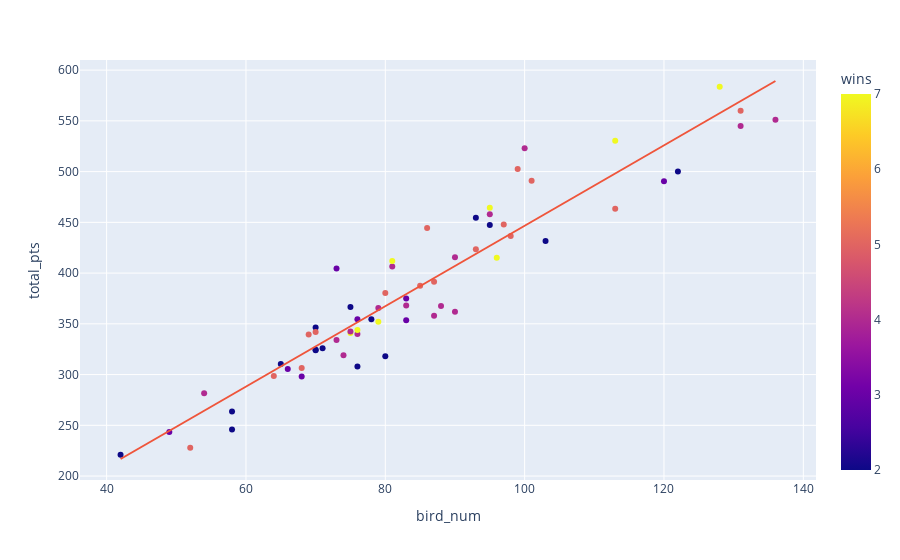

The notebook cell this image was saved under:
### Code cell
# df['win_loss'] = df['win_loss'].astype('category')

fig = px.scatter(df,
              x='bird_num',
              y='total_pts',
              trendline='ols'#,trendline_scope='overall',
              )

results = px.get_trendline_results(fig).px_fit_results.iloc[0].rsquared
print(f"R-Squared Value: {results:.2f}")

fig.show()

### Figure 1 — Plotly figure (JSON) as saved in the notebook; plotly's stock layout.template omitted (floating-point values rounded to 4 significant figures)
{"data": [{"hovertemplate": "bird_num=%{x}<br>total_pts=%{y}<br>wins=%{marker.color}<extra></extra>", "legendgroup": "", "marker": {"color": [2, 5, 3, 4, 7, 2, 5, 4, 3, 2, 5, 2, 5, 4, 4, 7, 4, 3, 2, 4, 2, 7, 5, 5, 2, 5, 5, 2, 3, 4, 7, 4, 2, 4, 4, 2, 5, 5, 3, 7, 3, 7, 2, 4, 2, 4, 5, 5, 2, 5, 4, 3, 5, 7, 2, 4, 2, 5, 4, 4, 3, 7, 2, 5], "coloraxis": "coloraxis", "symbol": "circle"}, "mode": "markers", "name": "", "orientation": "v", "showlegend": false, "type": "scatter", "x": [58, 98, 49, 81, 81, 93, 85, 100, 120, 103, 113, 122, 131, 136, 131, 128, 54, 83, 70, 73, 65, 75, 97, 87, 80, 64, 69, 71, 73, 90, 79, 95, 42, 74, 76, 70, 93, 101, 83, 113, 68, 95, 78, 75, 70, 83, 99, 70, 58, 68, 88, 66, 80, 96, 75, 79, 95, 86, 90, 87, 76, 76, 76, 52], "xaxis": "x", "y": [263.5, 436.5, 243.5, 406.5, 412, 454.5, 387.5, 523, 490.5, 431.5, 463.5, 500, 560, 551, 545, 583.5, 281.5, 353.5, 346.5, 334, 310.5, 341, 448, 391.5, 318, 298.5, 339.5, 326, 404.5, 362, 352, 458, 221, 319, 340, 324.5, 423.5, 491, 375, 530.5, 298, 464.5, 354.5, 342.5, 324, 368, 502.5, 342, 246, 306.5, 367.5, 305.5, 380.5, 415, 366.5, 365.5, 447.5, 444.5, 415.5, 358, 354.5, 344, 308, 228], "yaxis": "y"}, {"hovertemplate": "<b>OLS trendline</b><br>total_pts = 3.96236 * bird_num + 50.398<br>R<sup>2</sup>=0.891776<br><br>bird_num=%{x}<br>total_pts=%{y} <b>(trend)</b><extra></extra>", "legendgroup": "", "marker": {"symbol": "circle"}, "mode": "lines", "name": "", "showlegend": false, "type": "scatter", "x": [42, 49, 52, 54, 58, 58, 64, 65, 66, 68, 68, 69, 70, 70, 70, 70, 71, 73, 73, 74, 75, 75, 75, 76, 76, 76, 76, 78, 79, 79, 80, 80, 81, 81, 83, 83, 83, 85, 86, 87, 87, 88, 90, 90, 93, 93, 95, 95, 95, 96, 97, 98, 99, 100, 101, 103, 113, 113, 120, 122, 128, 131, 131, 136], "xaxis": "x", "y": [216.8, 244.6, 256.4, 264.4, 280.2, 280.2, 304.0, 308.0, 311.9, 319.8, 319.8, 323.8, 327.8, 327.8, 327.8, 327.8, 331.7, 339.7, 339.7, 343.6, 347.6, 347.6, 347.6, 351.5, 351.5, 351.5, 351.5, 359.5, 363.4, 363.4, 367.4, 367.4, 371.3, 371.3, 379.3, 379.3, 379.3, 387.2, 391.2, 395.1, 395.1, 399.1, 407.0, 407.0, 418.9, 418.9, 426.8, 426.8, 426.8, 430.8, 434.7, 438.7, 442.7, 446.6, 450.6, 458.5, 498.1, 498.1, 525.9, 533.8, 557.6, 569.5, 569.5, 589.3], "yaxis": "y"}], "layout": {"coloraxis": {"colorbar": {"title": {"text": "wins"}}, "colorscale": [[0, "#0d0887"], [0.1111, "#46039f"], [0.2222, "#7201a8"], [0.3333, "#9c179e"], [0.4444, "#bd3786"], [0.5556, "#d8576b"], [0.6667, "#ed7953"], [0.7778, "#fb9f3a"], [0.8889, "#fdca26"], [1, "#f0f921"]]}, "legend": {"tracegroupgap": 0}, "margin": {"t": 60}, "xaxis": {"anchor": "y", "domain": [0, 1], "title": {"text": "bird_num"}}, "yaxis": {"anchor": "x", "domain": [0, 1], "title": {"text": "total_pts"}}}}
